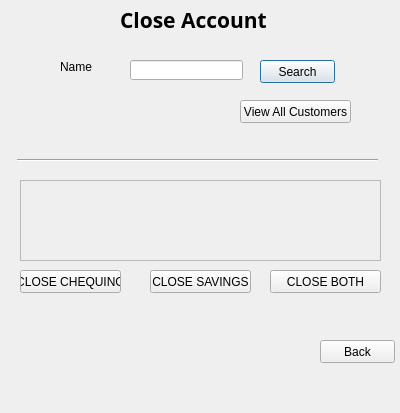
<?xml version="1.0" encoding="UTF-8"?>
<ui version="4.0">
 <class>DeleteUser</class>
 <widget class="QDialog" name="DeleteUser">
  <property name="geometry">
   <rect>
    <x>0</x>
    <y>0</y>
    <width>400</width>
    <height>413</height>
   </rect>
  </property>
  <property name="windowTitle">
   <string>Dialog</string>
  </property>
  <property name="toolTipDuration">
   <number>-4</number>
  </property>
  <widget class="QLabel" name="label">
   <property name="geometry">
    <rect>
     <x>120</x>
     <y>10</y>
     <width>161</width>
     <height>20</height>
    </rect>
   </property>
   <property name="font">
    <font>
     <family>3M Circular TT Bold</family>
     <pointsize>16</pointsize>
     <weight>75</weight>
     <bold>true</bold>
    </font>
   </property>
   <property name="text">
    <string>Close Account</string>
   </property>
  </widget>
  <widget class="QPushButton" name="searchButton">
   <property name="geometry">
    <rect>
     <x>260</x>
     <y>60</y>
     <width>75</width>
     <height>23</height>
    </rect>
   </property>
   <property name="text">
    <string>Search</string>
   </property>
  </widget>
  <widget class="QLineEdit" name="lineEdit">
   <property name="geometry">
    <rect>
     <x>130</x>
     <y>60</y>
     <width>113</width>
     <height>20</height>
    </rect>
   </property>
  </widget>
  <widget class="QLabel" name="label_2">
   <property name="geometry">
    <rect>
     <x>60</x>
     <y>60</y>
     <width>47</width>
     <height>13</height>
    </rect>
   </property>
   <property name="text">
    <string>Name</string>
   </property>
  </widget>
  <widget class="Line" name="line">
   <property name="geometry">
    <rect>
     <x>17</x>
     <y>150</y>
     <width>361</width>
     <height>20</height>
    </rect>
   </property>
   <property name="orientation">
    <enum>Qt::Horizontal</enum>
   </property>
  </widget>
  <widget class="QTextEdit" name="hey">
   <property name="enabled">
    <bool>false</bool>
   </property>
   <property name="geometry">
    <rect>
     <x>20</x>
     <y>180</y>
     <width>361</width>
     <height>81</height>
    </rect>
   </property>
   <property name="frameShape">
    <enum>QFrame::StyledPanel</enum>
   </property>
   <property name="frameShadow">
    <enum>QFrame::Sunken</enum>
   </property>
  </widget>
  <widget class="QPushButton" name="closeChequing">
   <property name="geometry">
    <rect>
     <x>20</x>
     <y>270</y>
     <width>101</width>
     <height>23</height>
    </rect>
   </property>
   <property name="text">
    <string>CLOSE CHEQUING</string>
   </property>
  </widget>
  <widget class="QPushButton" name="backButton">
   <property name="geometry">
    <rect>
     <x>320</x>
     <y>340</y>
     <width>75</width>
     <height>23</height>
    </rect>
   </property>
   <property name="text">
    <string>Back</string>
   </property>
  </widget>
  <widget class="QPushButton" name="closeSav">
   <property name="geometry">
    <rect>
     <x>150</x>
     <y>270</y>
     <width>101</width>
     <height>23</height>
    </rect>
   </property>
   <property name="text">
    <string>CLOSE SAVINGS</string>
   </property>
  </widget>
  <widget class="QPushButton" name="closeBoth">
   <property name="geometry">
    <rect>
     <x>270</x>
     <y>270</y>
     <width>111</width>
     <height>23</height>
    </rect>
   </property>
   <property name="text">
    <string>CLOSE BOTH</string>
   </property>
  </widget>
  <widget class="QPushButton" name="viewAll">
   <property name="geometry">
    <rect>
     <x>240</x>
     <y>100</y>
     <width>111</width>
     <height>23</height>
    </rect>
   </property>
   <property name="text">
    <string>View All Customers</string>
   </property>
  </widget>
 </widget>
 <resources/>
 <connections/>
</ui>
